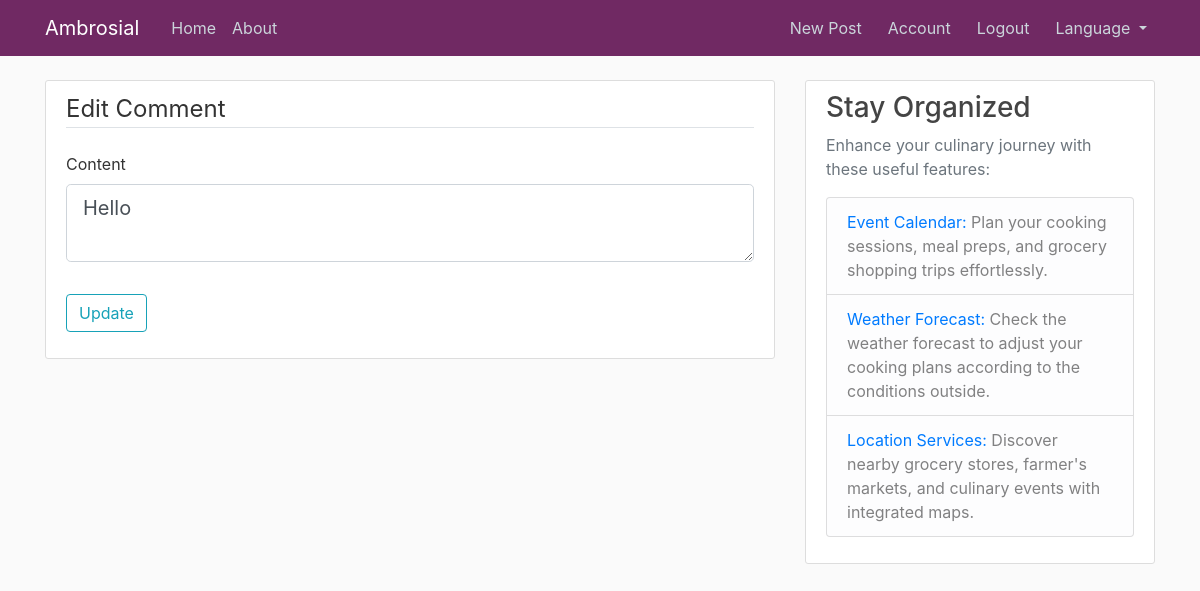
The app's page /comment/3/edit (signed in), older data.
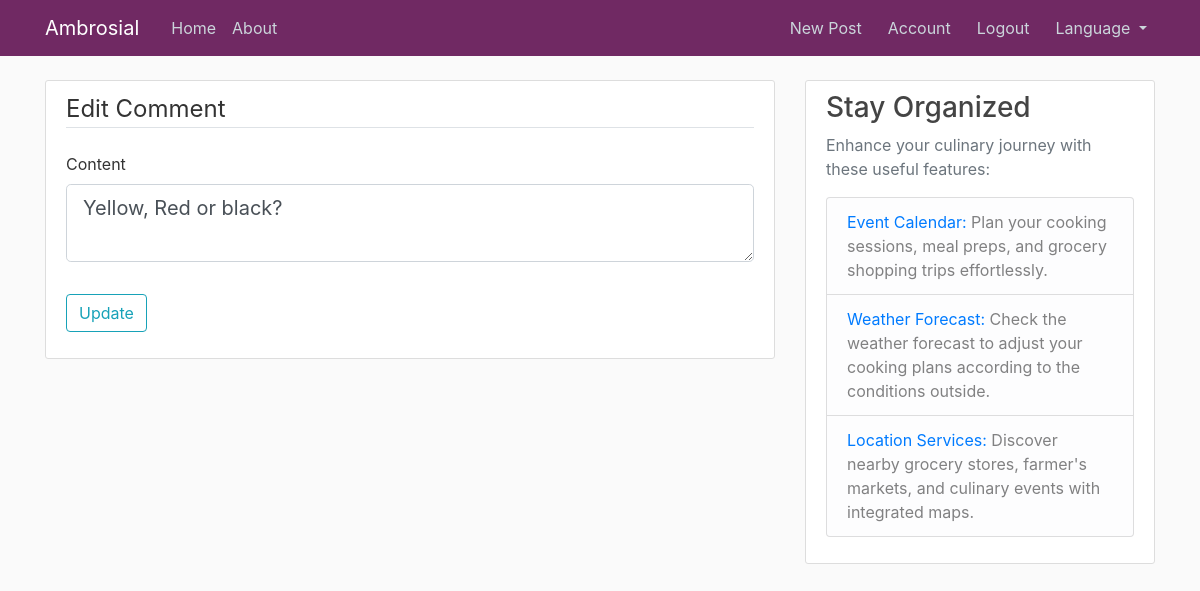
The same page, newer data.
### flask_ambrosial/models.py (models this page shows, shortened)
class Comment(db.Model):
    id = db.Column(db.Integer, primary_key=True)
    content = db.Column(db.Text, nullable=False)
    date_posted = db.Column(db.DateTime, nullable=False, default=datetime.now(timezone.utc))
    user_id = db.Column(db.Integer, db.ForeignKey('user.id'), nullable=False)
    post_id = db.Column(db.Integer, db.ForeignKey('post.id'), nullable=False)
    parent_id = db.Column(db.Integer, db.ForeignKey('comment.id'), nullable=True)
    replies = db.relationship('Comment', backref=db.backref('parent', remote_side=[id]), lazy=True)
    reactions = db.relationship('Reaction', backref='comment', lazy=True)

### flask_ambrosial/posts/routes.py (the view)
@posts.route("/comment/<int:comment_id>/edit", methods=['GET', 'POST'])
@login_required
def edit_comment(comment_id):
    comment = Comment.query.get_or_404(comment_id)
    if comment.author != current_user:
        abort(403)
    form = CommentForm()
    if form.validate_on_submit():
        comment.content = form.content.data
        db.session.commit()
        flash('Your comment has been updated', 'success')
        return redirect(url_for('posts.post', post_id=comment.post_id))  # Redirect to the post page
    elif request.method == 'GET':
        form.content.data = comment.content
    return render_template('edit_comment.html', title='Edit Comment', form=form, legend='Edit Comment')

### flask_ambrosial/posts/forms.py
class CommentForm(FlaskForm):
    content = TextAreaField('Content', validators=[DataRequired()])
    submit = SubmitField('Comment')

### flask_ambrosial/__init__.py (called while the page is built)
def get_locale():
    logging.debug("Determining locale...")
    if 'lang' in request.args:
        lang = request.args.get('lang')
        logging.debug(f"Language from query parameter: {lang}")
        if lang in ['en', 'fr']:
            session['lang'] = lang
            return session['lang']
    elif 'lang' in session:
        logging.debug(f"Language from session: {session.get('lang')}")
        return session.get('lang')
    lang = request.accept_languages.best_match(['en', 'fr'])
    logging.debug(f"Language from browser: {lang}")
    return lang

### flask_ambrosial/models.py (called while the page is built)
@login_manager.user_loader
def load_user(user_id):
    return User.query.get(int(user_id))

### flask_ambrosial/templates/edit_comment.html (shortened to what this page needs)
{% extends "layout.html" %}
{% block content %}
    <div class="content-section">
        <form method="POST">
            <fieldset class="form-group">
                <legend class="border-bottom mb-4">{{ legend }}</legend>
                <div class="form-group">
                    {{ form.content.label(class="form-control-label") }}
                    {{ form.content(class="form-control form-control-lg") }}
                </div>
            </fieldset>
            <div class="form-group">
                <button class="btn btn-outline-info" type="submit">Update</button>
            </div>
        </form>
    </div>
{% endblock content %}

Row changes from the older to the newer data that the page shows:
changed Comment: content "Hello" → "Yellow, Red or black?"
